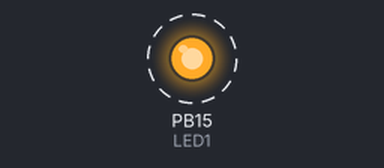
Simulated run of this sketch. Board: STM32 Blue Pill. Parts: output pins drawn as LEDs (lit = HIGH). Dashed ring = blinking.

Above: at 0.5 s.
Timing chart, 0 to 4.6 s (numbered marks = the images above):
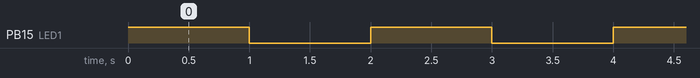

Measured:
- by itself, PB15 (LED1): alternates HIGH for 1.0 s and LOW for 1.0 s

The sketch:

go3_all_disable.ino
```cpp
void setup() {
  // put your setup code here, to run once:
  pinMode(PA0,INPUT);   // A0
  pinMode(PA1,INPUT);   // A1
  pinMode(PA2,INPUT);   // ~Tx
  pinMode(PA3,INPUT);   // ~Rx
  pinMode(PA4,INPUT);   // A2
  pinMode(PA5,INPUT);   // D13(SCK) ; A5
  pinMode(PA6,INPUT);   // D12(MISO)
  pinMode(PA7,INPUT);   // D11(MOSI)
  pinMode(PA8,INPUT);   // D7
  pinMode(PA9,INPUT);   // ~CP_Rx
  pinMode(PA10,INPUT);  // ~CP_Tx
  pinMode(PA11,INPUT);  // OTG_DM
  pinMode(PA12,INPUT);  // OTG_DP
  pinMode(PA13,INPUT);  // SWDIO
  pinMode(PA14,INPUT);  // SWCLK
  pinMode(PA15,INPUT);  // D10(CS)
  pinMode(PB0,INPUT);   // A3
  pinMode(PB1,INPUT);   // LED3 ; A4
  pinMode(PB2,INPUT);   // Boot1
  pinMode(PB3,INPUT);   // D3
  pinMode(PB4,INPUT);   // D5
  pinMode(PB5,INPUT);   // D4
  pinMode(PB6,INPUT);   // D8
  pinMode(PB7,INPUT);   // D2
  pinMode(PB8,OUTPUT_OPEN_DRAIN); // SCL
  pinMode(PB9,OUTPUT_OPEN_DRAIN); // SDA
  pinMode(PB10,INPUT);   // D6
  pinMode(PB11,INPUT);   // LED3 ; D9
  pinMode(PB12,INPUT);   // (CS)
  pinMode(PB13,INPUT);   // SCK
  pinMode(PB14,INPUT);   // LED2 ; MISO
  pinMode(PB15,OUTPUT);  // LED1 ; MOSI
  pinMode(PC13,INPUT);   // NA
}

void loop() {
  // put your main code here, to run repeatedly:
  digitalWrite(PB15,HIGH);
  delay(1000);
  digitalWrite(PB15,LOW);
  delay(1000);
}
```
